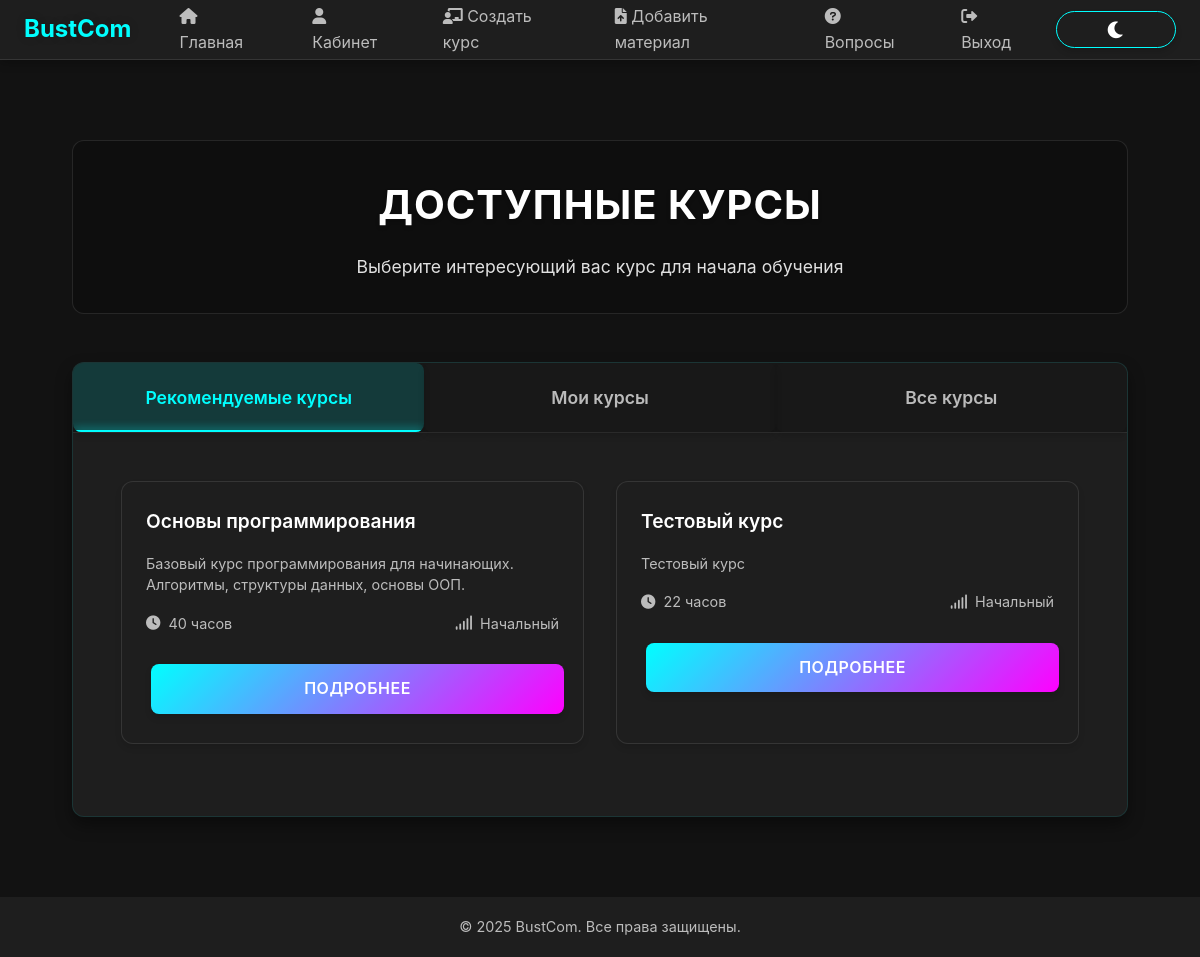
The page /courses/ (signed in) on the database its author committed.
### bustComProj/models.py (models this page shows, shortened)
class Course(models.Model):
    LEVEL_CHOICES = [
        ('beginner', 'Начальный'),
        ('intermediate', 'Средний'),
        ('advanced', 'Продвинутый')
    ]
    title = models.CharField(max_length=100)
    description = models.TextField()
    duration = models.IntegerField(help_text='Продолжительность в часах')
    level = models.CharField(max_length=20, choices=LEVEL_CHOICES, default='beginner')
    teacher = models.ForeignKey(User, on_delete=models.CASCADE, related_name='courses')
    created_at = models.DateTimeField(auto_now_add=True)
    updated_at = models.DateTimeField(auto_now=True)
    class Meta:
        verbose_name = 'Курс'
        verbose_name_plural = 'Курсы'

### bustComProj/views.py (the view)
# urls.py: path('courses/', courses_list, name='courses_list'),
@login_required
def courses_list(request):
    all_courses = Course.objects.all().order_by('title')
    user_courses = Course.objects.filter(enrollment__user=request.user)
    user_skills = UserRecommendationTestResult.objects.filter(
        user=request.user,
        is_correct=True
    ).values_list('test__skill_category', flat=True)
    if user_skills:
        recommended_courses = Course.objects.filter(
            level__in=['beginner', 'intermediate']
        ).exclude(
            enrollment__user=request.user
        )[:5]
    else:
        recommended_courses = Course.objects.filter(
            level='beginner'
        ).exclude(
            enrollment__user=request.user
        )[:5]
    return render(request, 'bustComProj/courses_list.html', {
        'all_courses': all_courses,
        'user_courses': user_courses,
        'recommended_courses': recommended_courses
    })

### bustComProj/templates/bustComProj/courses_list.html (shortened to what this page needs)
{% extends 'bustComProj/base.html' %}
{% block content %}
<div class="courses-container">
    <div class="courses-header">
        <h1>Доступные курсы</h1>
        <p>Выберите интересующий вас курс для начала обучения</p>
    </div>
    <div class="tabs-container">
        <div class="tabs">
            <button class="tab-btn active" data-tab="recommended">Рекомендуемые курсы</button>
            <button class="tab-btn" data-tab="my-courses">Мои курсы</button>
            <button class="tab-btn" data-tab="all-courses">Все курсы</button>
        </div>
        <div class="tab-content active" id="recommended">
    <div class="courses-grid">
                {% for course in recommended_courses %}
            <div class="course-card">
                    <div class="course-info">
                        <h3>{{ course.title }}</h3>
                        <p class="course-description">{{ course.description|truncatechars:150 }}</p>
                        <div class="course-meta">
                            <span class="course-duration">
                                <i class="fas fa-clock"></i>
                                {{ course.duration }} часов
                            </span>
                            <span class="course-level">
                                <i class="fas fa-signal"></i>
                                {{ course.get_level_display }}
                            </span>
                        </div>
                        <a href="{% url 'course_detail' course.id %}" class="btn btn-primary">
                            Подробнее
                        </a>
                    </div>
                </div>
                {% empty %}
                <div class="no-courses">
                    <p>Нет доступных рекомендованных курсов</p>
                </div>
                {% endfor %}
            </div>
                </div>
    </div>
</div>
{% endblock %}

### bustComProj/static/css/enhanced.css (style rules this page uses)
.btn, button, input[type="submit"], input[type="button"], .btn-primary, .btn-secondary, .btn-success, .btn-danger, .btn-info, .btn-warning, .btn-outline-primary, .btn-outline-secondary, .btn-outline-success, .btn-outline-danger, .btn-outline-info, .btn-outline-warning, a.btn, a.btn-action, a.btn-outline { display: inline-flex; align-items: center; justify-content: center; gap: 8px; padding: 12px 24px; border-radius: 8px; font-size: 1rem; font-weight: 600; text-decoration: none; cursor: pointer; transition: all 0.3s ease; box-shadow: 0 4px 6px rgba(0, 0, 0, 0.15); border: none; text-align: center; margin: 5px; min-width: 120px; position: relative; overflow: hidden; }
.btn-primary, .btn-action, input[type="submit"] { background: linear-gradient(135deg, #5e72e4, #335eea); color: white; }
:root { --primary-color: #ff00ff; --secondary-color: #00ffcc; --accent-color: #ff3366; --background-dark: #1a1a1a; --background-light: #2a2a2a; --text-primary: #ffffff; --text-secondary: #e0e0e0; --success-color: #00ff88; --danger-color: #ff3366; --warning-color: #ffcc00; --border-radius: 15px; --transition-speed: 0.3s; }

### bustComProj/static/css/theme.css (style rules this page uses)
:root[data-theme="dark"] { --primary-color: #00ffff; --primary-dark: #00cccc; --primary-light: #80ffff; --secondary-color: #ff00ff; --secondary-dark: #cc00cc; --secondary-light: #ff80ff; --background-dark: #121212; --background-light: #1e1e1e; --background-lighter: #2d2d2d; --text-primary: #ffffff; --text-secondary: rgba(255, 255, 255, 0.7); --text-tertiary: rgba(255, 255, 255, 0.5); }

### bustComProj/templates/bustComProj/base.html (style rules this page uses)
:root { --primary-color: #00ffff; --primary-dark: #00cccc; --primary-light: #80ffff; --secondary-color: #ff00ff; --secondary-dark: #cc00cc; --secondary-light: #ff80ff; --background-dark: #121212; --background-light: #1e1e1e; --background-lighter: #2d2d2d; --text-primary: #ffffff; --text-secondary: rgba(255, 255, 255, 0.7); --text-tertiary: rgba(255, 255, 255, 0.5); --danger-color: #ff4444; --danger-dark: #cc0000; --success-color: #00ff00; --success-dark: #00cc00; --spacing-xs: 0.5rem; --spacing-sm: 1rem; --spacing-md: 1.5rem; --spacing-lg: 2rem; --spacing-xl: 3rem; --border-radius: 12px; --border-radius-sm: 8px; --max-width: 1200px; --header-height: 60px; --footer-height: 60px; --transition-fast: 0.2s ease; --transition-normal: 0.3s ease; --shadow-sm: 0 2px 4px rgba(0, 0, 0, 0.2); --shadow-md: 0 4px 6px rgba(0, 0, 0, 0.3); --shadow-lg: 0 8px 16px rgba(0, 0, 0, 0.4); }
* { margin: 0; padding: 0; box-sizing: border-box; -webkit-tap-highlight-color: transparent; }
body { font-family: -apple-system, BlinkMacSystemFont, 'Segoe UI', Roboto, Oxygen, Ubuntu, Cantarell, 'Open Sans', 'Helvetica Neue', sans-serif; background-color: var(--background-dark); color: var(--text-primary); line-height: 1.6; overflow-x: hidden; }
input, button, textarea, select { margin: 0; padding: 0; border: none; outline: none; background: none; font-family: inherit; font-size: inherit; color: inherit; -webkit-appearance: none; -moz-appearance: none; appearance: none; }
.btn, button[type="submit"], input[type="submit"] { display: inline-flex; align-items: center; justify-content: center; gap: var(--spacing-xs); padding: var(--spacing-xs) var(--spacing-md); border-radius: var(--border-radius); font-size: 0.9rem; font-weight: 500; text-decoration: none; cursor: pointer; transition: all var(--transition-normal); border: none; min-width: 120px; text-align: center; text-transform: uppercase; letter-spacing: 0.5px; position: relative; overflow: hidden; background: linear-gradient(135deg, var(--primary-color), var(--primary-dark)); color: var(--background-dark); box-shadow: 0 2px 10px rgba(0, 255, 255, 0.2); }
.btn::before, button[type="submit"]::before, input[type="submit"]::before { content: ''; position: absolute; top: 0; left: -100%; width: 100%; height: 100%; background: linear-gradient( 120deg, transparent, rgba(255, 255, 255, 0.2), transparent ); transition: all 0.5s ease; }
a { color: var(--primary-color); text-decoration: none; transition: all var(--transition-normal); position: relative; }

### rows shown on the page
Course: title "Основы программирования", description "Базовый курс программирования для начинающих. Алгоритмы, структуры данных, основы ООП.", duration "40", level "Начальный"
Course: title "Тестовый курс", description "Тестовый курс", duration "22", level "Начальный"
